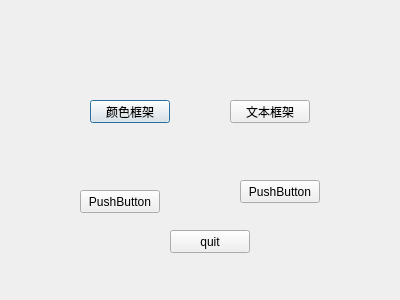
<?xml version="1.0" encoding="UTF-8"?>
<ui version="4.0">
 <class>sty_Dialog</class>
 <widget class="QDialog" name="sty_Dialog">
  <property name="geometry">
   <rect>
    <x>0</x>
    <y>0</y>
    <width>400</width>
    <height>300</height>
   </rect>
  </property>
  <property name="windowTitle">
   <string>Dialog</string>
  </property>
  <widget class="QPushButton" name="color_Btn">
   <property name="geometry">
    <rect>
     <x>90</x>
     <y>100</y>
     <width>80</width>
     <height>23</height>
    </rect>
   </property>
   <property name="text">
    <string>颜色框架</string>
   </property>
  </widget>
  <widget class="QPushButton" name="file_Btn">
   <property name="geometry">
    <rect>
     <x>230</x>
     <y>100</y>
     <width>80</width>
     <height>23</height>
    </rect>
   </property>
   <property name="text">
    <string>文本框架</string>
   </property>
  </widget>
  <widget class="QPushButton" name="pushButton_3">
   <property name="geometry">
    <rect>
     <x>80</x>
     <y>190</y>
     <width>80</width>
     <height>23</height>
    </rect>
   </property>
   <property name="text">
    <string>PushButton</string>
   </property>
  </widget>
  <widget class="QPushButton" name="pushButton_4">
   <property name="geometry">
    <rect>
     <x>240</x>
     <y>180</y>
     <width>80</width>
     <height>23</height>
    </rect>
   </property>
   <property name="text">
    <string>PushButton</string>
   </property>
  </widget>
  <widget class="QPushButton" name="quit_BTn">
   <property name="geometry">
    <rect>
     <x>170</x>
     <y>230</y>
     <width>80</width>
     <height>23</height>
    </rect>
   </property>
   <property name="text">
    <string>quit</string>
   </property>
  </widget>
 </widget>
 <resources/>
 <connections/>
</ui>
